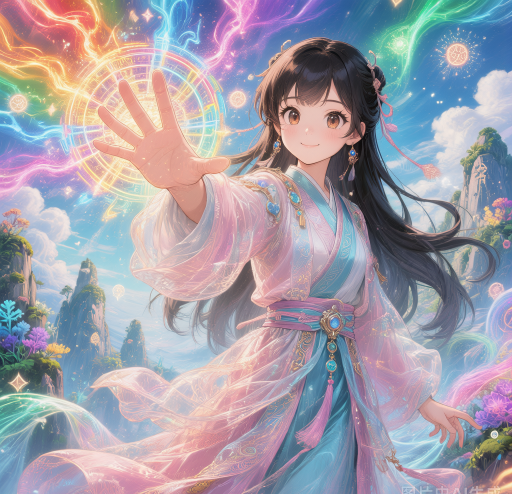
#> input picture assets/covers/linggen-cover.png, 1024 x 988 px (shown at 1/2 size)
$ python optimize_image.py
#> lines starting #> are read from the running program, lines starting #| are printed output that depends on the picture
import os
from PIL import Image

img_path = 'assets/covers/linggen-cover.png'
out_path = 'assets/covers/linggen-cover.jpg'

img = Image.open(img_path)
#> img is the input picture: PIL image 1024x988 RGB; mean R, G, B 162.9, 157.9, 169
# Convert RGBA to RGB for JPEG
if img.mode in ('RGBA', 'P'):
    img = img.convert('RGB')

# The card on desktop is likely around 300-400px wide.
# We can set max width to 800px for Retina display crispness.
img.thumbnail((800, 1200), Image.Resampling.LANCZOS)
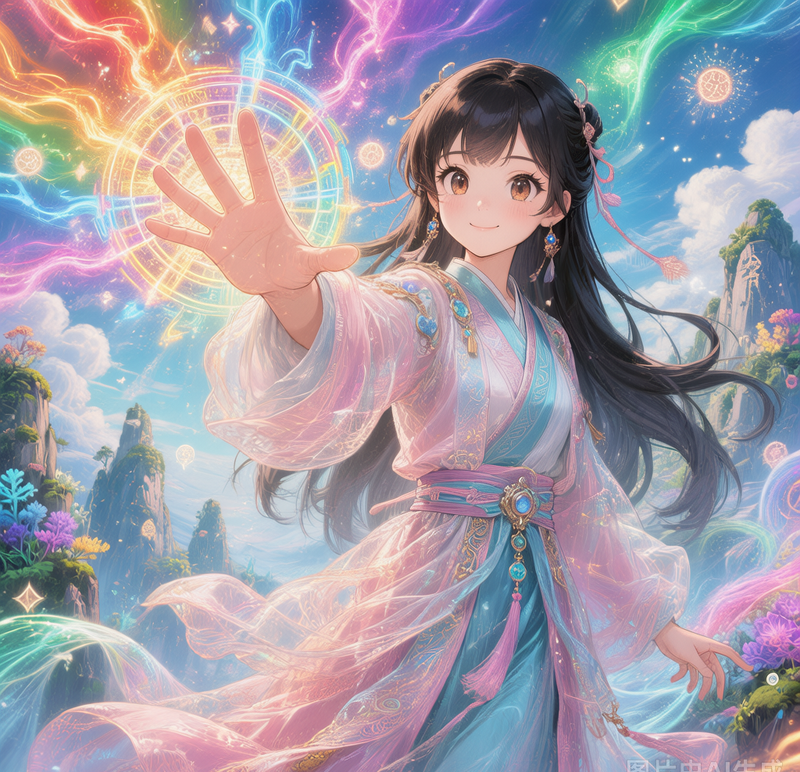
#> img: PIL image 800x772 RGB; mean R, G, B 162.9, 157.9, 169

# Save as JPEG with optimization
img.save(out_path, 'JPEG', quality=82, optimize=True)

old_size = os.path.getsize(img_path) / 1024
new_size = os.path.getsize(out_path) / 1024

print(f"Original size: {old_size:.2f} KB")
print(f"Optimized size: {new_size:.2f} KB")
